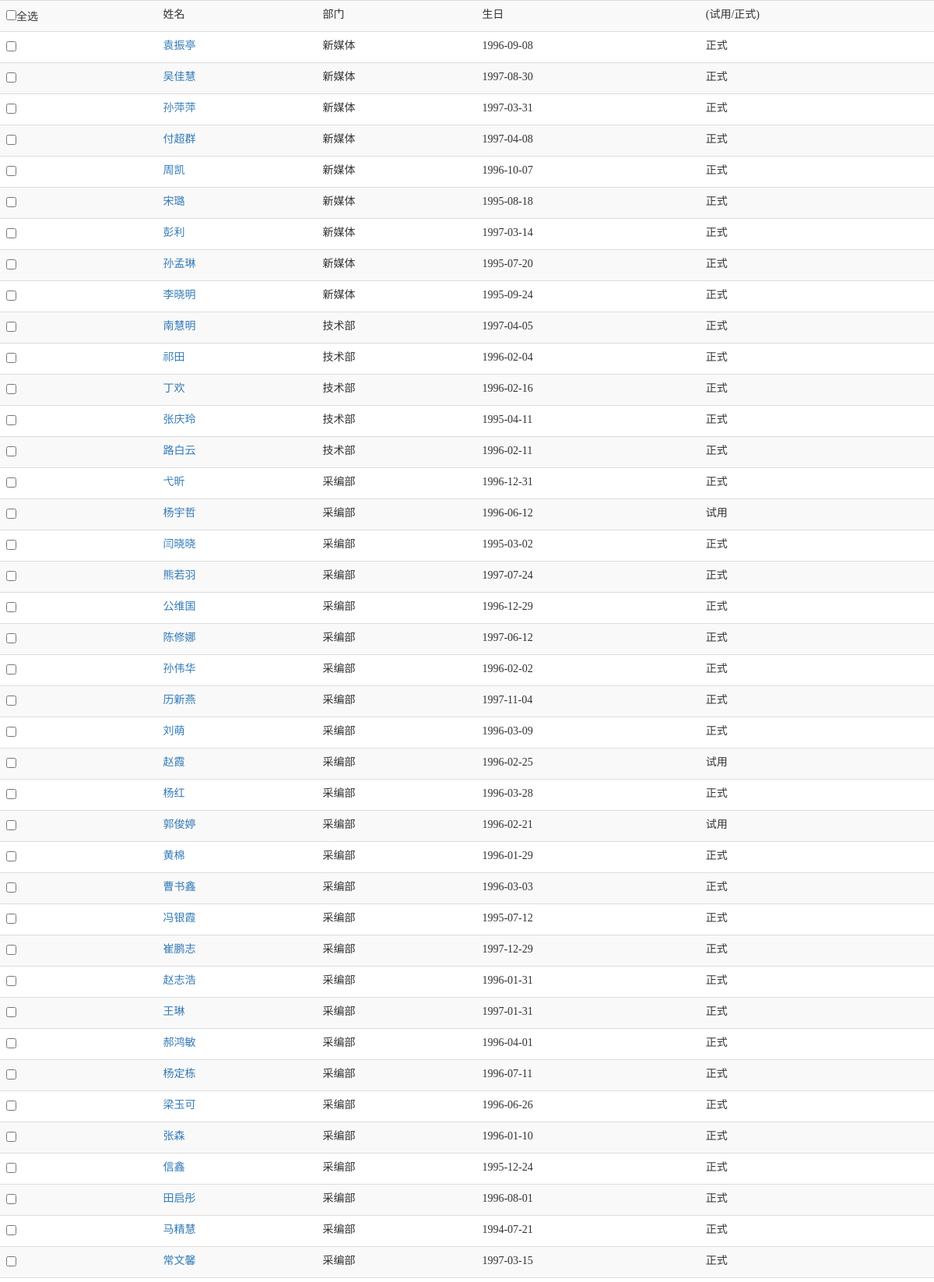
Screenshot of /php/user_table.php (signed in, upper part) with the database file from the repository.
### tables this page shows
CREATE TABLE IF NOT EXISTS `users` (
  `id` tinyint(20) NOT NULL AUTO_INCREMENT,
  `classid` text NOT NULL,
  `name` text NOT NULL,
  `depart` text NOT NULL,
  `birthday` date NOT NULL,
  `class` int(2) DEFAULT NULL COMMENT '试用，正式，退站',
  `isnongli` int(11) DEFAULT '1',
  PRIMARY KEY (`id`)
);

### php/user_table.php (the view, shortened to what this page needs)
<?php
include('conn.php');
if(!empty($_SESSION['admin']))
{
	if(!empty($_POST['delete_shiyong']))
	{
		$user_array=$_POST['user_array'];
		$num = count($user_array);
		for($i=0;$i<$num;$i++){
			$select_user="select * from `users` where id='$user_array[$i]'";
			$select_user_query=mysqli_query($con,$select_user) or die ('select失败');
			$select_user_array=mysqli_fetch_array($select_user_query);
			$delete_shiyong_duty="delete from `dutys` where classid='$select_user_array[classid]'";
			mysqli_query($con,$delete_shiyong_duty) or die('dutys失败');
			$delete_shiyong_userduty="delete from `user_dutys` where classid='$select_user_array[classid]'";
			mysqli_query($con,$delete_shiyong_userduty) or die('user_dutys失败');
			$delete_shiyong="delete from `users` where id='$user_array[$i]'";
			mysqli_query($con,$delete_shiyong) or die('users失败');
		}
		echo "清删除试用成员值班记录、值班表、用户信息";
	}
	else if(!empty($_POST['delete_all']))
	{
		$truncate_users="TRUNCATE TABLE `users`";
		mysqli_query($con,$truncate_users);
		$truncate_user_dutys="TRUNCATE TABLE `user_dutys`";
		mysqli_query($con,$truncate_user_dutys);
		echo "清空用户表和值班表，保留签到记录";
	}
	else
	{
?>
	<!DOCTYPE html>
	<html>
	<head>
		<link rel="stylesheet" type="text/css" href="../css/bootstrap.css">
		<link rel="stylesheet" type="text/css" href="../css/style.css">
	</head>
	<body>
	<form method="post" action="user_table.php">
		<table class="table table-striped">
			<tr>
				<td><input type="checkbox" id="selAll" onclick="selectAll();">全选</td>
				<td>姓名</td>
				<td>部门</td>
				<td>生日</td>
				<td>(试用/正式)</td>
			</tr>
		<?php
		$gangwei=array("试用","正式","退站");
		$sql="select * from users where class=0 or class=1";
		$query=mysqli_query($con,$sql) or die('delete');
		while($array=mysqli_fetch_array($query))
		{
			echo "<tr>";
			echo "<td><input type=\"checkbox\" id=\"user_array[]\" name=\"user_array[]\" value=\"$array[id]\"  onclick=\"setSelectAll();\"></td>";
			echo "<td><a href=\"user.php?classid=".$array['classid']."\">".$array['name']."</a></td>";
			echo "<td>".$array['depart']."</td>";
			echo "<td>".$array['birthday']."</td>";
			echo "<td>".$gangwei[$array['class']]."</td>";
			echo "</tr>";
		}
		?>
		</table>
	</form>
	</body>
	</html>
<?php
	}
}else{
	echo "未登录，无法使用该功能";
}
?>

### css/style.css (style rules this page uses)
* { margin:0px; padding:0px; border:0px; font-family: "微软雅黑","Microsoft Yahei"; }

### rows the page displays
users: name "袁振亭", depart "新媒体", birthday "1996-09-08", class "正式"
users: name "吴佳慧", depart "新媒体", birthday "1997-08-30", class "正式"
users: name "孙萍萍", depart "新媒体", birthday "1997-03-31", class "正式"
users: name "付超群", depart "新媒体", birthday "1997-04-08", class "正式"
users: name "周凯", depart "新媒体", birthday "1996-10-07", class "正式"
users: name "宋璐", depart "新媒体", birthday "1995-08-18", class "正式"
users: name "彭利", depart "新媒体", birthday "1997-03-14", class "正式"
users: name "孙孟琳", depart "新媒体", birthday "1995-07-20", class "正式"
users: name "李晓明", depart "新媒体", birthday "1995-09-24", class "正式"
users: name "南慧明", depart "技术部", birthday "1997-04-05", class "正式"
users: name "祁田", depart "技术部", birthday "1996-02-04", class "正式"
users: name "丁欢", depart "技术部", birthday "1996-02-16", class "正式"
users: name "张庆玲", depart "技术部", birthday "1995-04-11", class "正式"
users: name "路白云", depart "技术部", birthday "1996-02-11", class "正式"
users: name "弋昕", depart "采编部", birthday "1996-12-31", class "正式"
users: name "杨宇哲", depart "采编部", birthday "1996-06-12", class "试用"
users: name "闫晓晓", depart "采编部", birthday "1995-03-02", class "正式"
users: name "熊若羽", depart "采编部", birthday "1997-07-24", class "正式"
users: name "公维国", depart "采编部", birthday "1996-12-29", class "正式"
users: name "陈修娜", depart "采编部", birthday "1997-06-12", class "正式"
users: name "孙伟华", depart "采编部", birthday "1996-02-02", class "正式"
users: name "历新燕", depart "采编部", birthday "1997-11-04", class "正式"
users: name "刘萌", depart "采编部", birthday "1996-03-09", class "正式"
users: name "赵霞", depart "采编部", birthday "1996-02-25", class "试用"
users: name "杨红", depart "采编部", birthday "1996-03-28", class "正式"
users: name "郭俊婷", depart "采编部", birthday "1996-02-21", class "试用"
users: name "黄棉", depart "采编部", birthday "1996-01-29", class "正式"
users: name "曹书鑫", depart "采编部", birthday "1996-03-03", class "正式"
users: name "冯银霞", depart "采编部", birthday "1995-07-12", class "正式"
users: name "崔鹏志", depart "采编部", birthday "1997-12-29", class "正式"
users: name "赵志浩", depart "采编部", birthday "1996-01-31", class "正式"
users: name "王琳", depart "采编部", birthday "1997-01-31", class "正式"
users: name "郝鸿敏", depart "采编部", birthday "1996-04-01", class "正式"
users: name "杨定栋", depart "采编部", birthday "1996-07-11", class "正式"
users: name "梁玉可", depart "采编部", birthday "1996-06-26", class "正式"
users: name "张森", depart "采编部", birthday "1996-01-10", class "正式"
users: name "信鑫", depart "采编部", birthday "1995-12-24", class "正式"
users: name "田启彤", depart "采编部", birthday "1996-08-01", class "正式"
users: name "马精慧", depart "采编部", birthday "1994-07-21", class "正式"
users: name "常文馨", depart "采编部", birthday "1997-03-15", class "正式"
